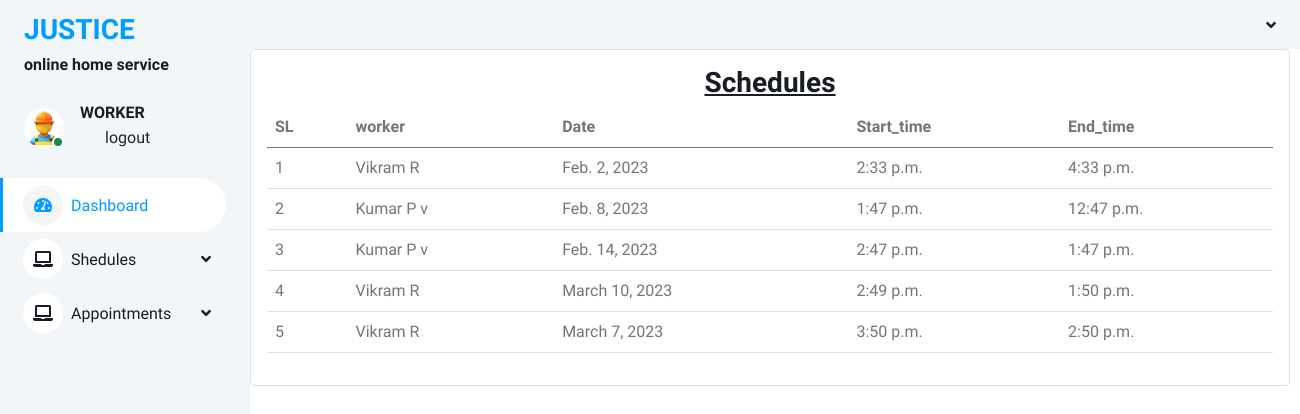
Screenshot of /view_schedule_worker (signed in) with the database file from the repository.
### ohs_app/models.py (models this page shows)
class schedule(models.Model):
    worker =models.ForeignKey(worker_register,on_delete=models.CASCADE)
    date=models.DateField()
    start_time=models.TimeField()
    end_time=models.TimeField()

class worker_register(models.Model):
    user = models.OneToOneField(Login, on_delete=models.CASCADE)
    name = models.CharField(max_length=100)
    profile_pic=models.FileField(upload_to='profilepic/')
    address = models.CharField(max_length=1000)
    mobile = models.CharField(max_length=40)
    email = models.EmailField()
    work_type=models.ForeignKey(work,on_delete=models.CASCADE)
    def __str__(self):
        return self.name

### ohs_app/views.py (the view)
# urls.py: path("view_schedule_worker", views.view_schedule_worker, name="view_schedule_worker"),
@login_required(login_url='login_page')
def view_schedule_worker(request):
    n = schedule.objects.all
    return render(request, "worker/viewschedule_worker.html", {"view_schedule": n})

### templates/worker/viewschedule_worker.html (shortened to what this page needs)
{% extends "worker/worker_base.html" %}
{% block content %}
<div class="card" style="width: 65rem;">
  <div class="card-body">
<h3 class="card-title"><center><u>Schedules</u></h3>
<table class="table">
  <thead>
  <tr>
    <th scope="col">SL</th>
    <th scope="col">worker</th>
    <th scope="col">Date</th>
    <th scope="col">Start_time</th>
    <th scope="col">End_time</th>
  </tr>
  </thead>
  <tbody>
  {% for i in view_schedule %}
  <tr>
    <td>{{forloop.counter}}</td>
    <td>{{i.worker}}</td>
    <td>{{i.date}}</td>
    <td>{{i.start_time}}</td>
     <td>{{i.end_time}}</td>
    {% empty %}
  </tr>
  <tr>
    <td colspan="7"><h3>No Results Found</h3></td>
  </tr>
  {% endfor %}
  </tbody>
</table>
{% endblock %}

### static/static1/asset/css/style.css (style rules this page uses)
:root { --primary: #009CFF; --light: #F3F6F9; --dark: #191C24; }

### rows the page displays
schedule: worker "Vikram R", date "Feb. 2, 2023", start_time "2:33 p.m.", end_time "4:33 p.m."
schedule: worker "Kumar P v", date "Feb. 8, 2023", start_time "1:47 p.m.", end_time "12:47 p.m."
schedule: worker "Kumar P v", date "Feb. 14, 2023", start_time "2:47 p.m.", end_time "1:47 p.m."
schedule: worker "Vikram R", date "March 10, 2023", start_time "2:49 p.m.", end_time "1:50 p.m."
schedule: worker "Vikram R", date "March 7, 2023", start_time "3:50 p.m.", end_time "2:50 p.m."
